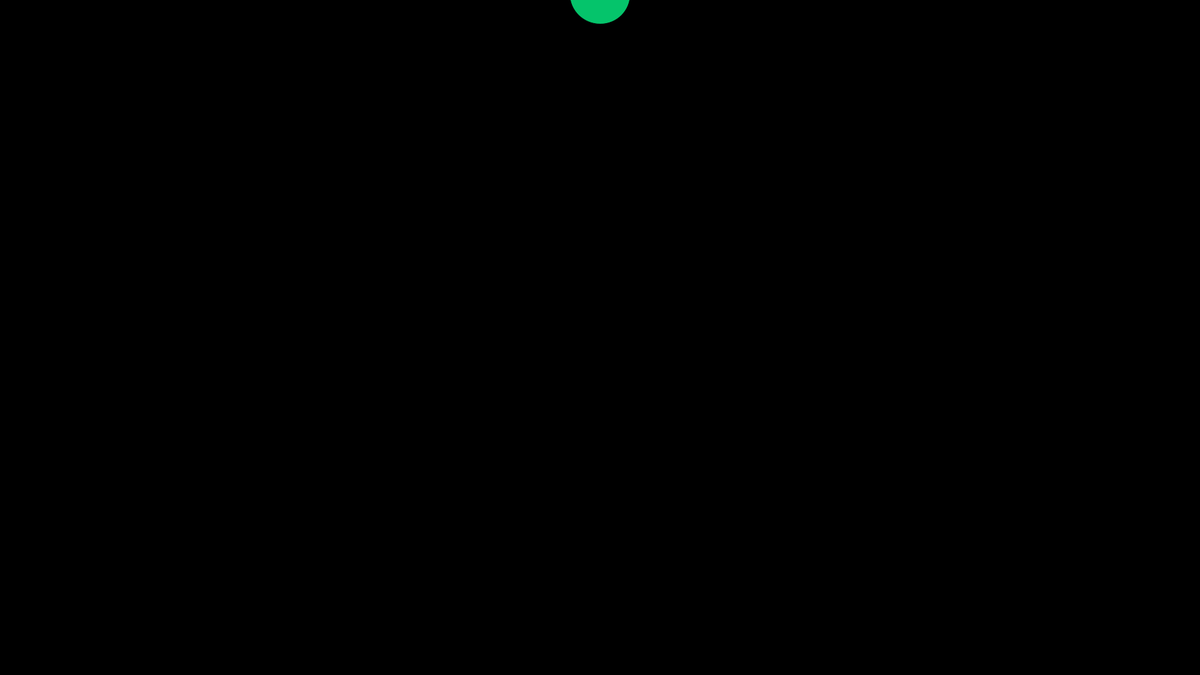
Frame 1 (no input)
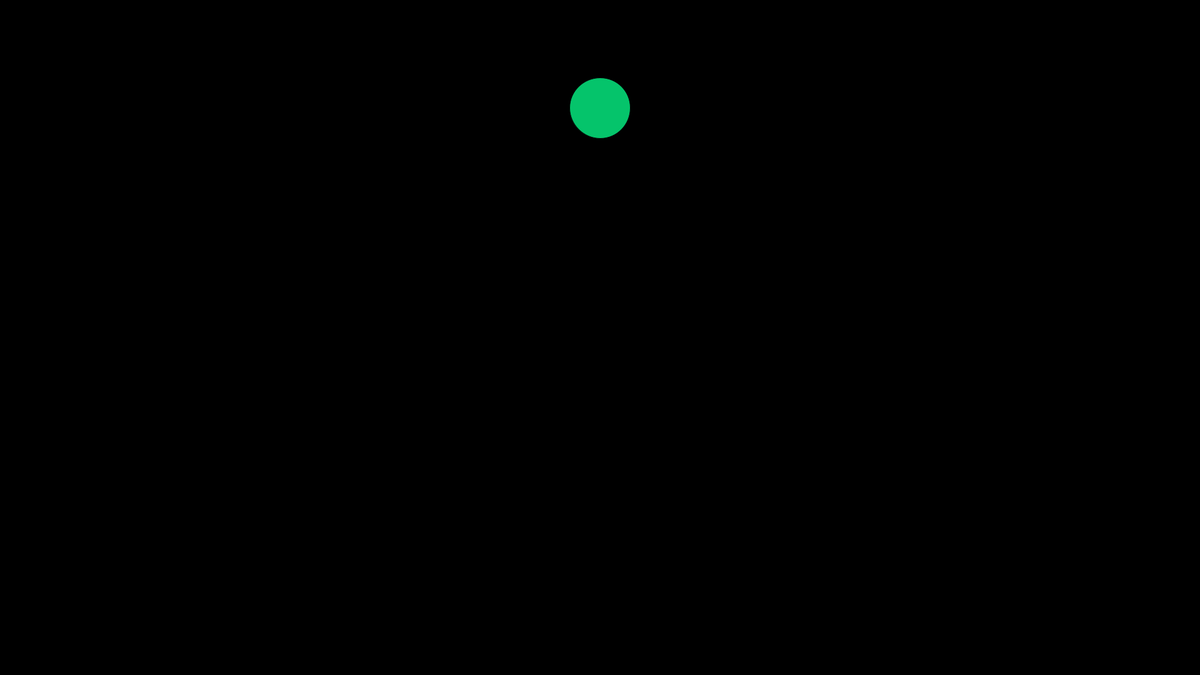
Frame 60 (the mouse pressed at the canvas centre just before this capture)
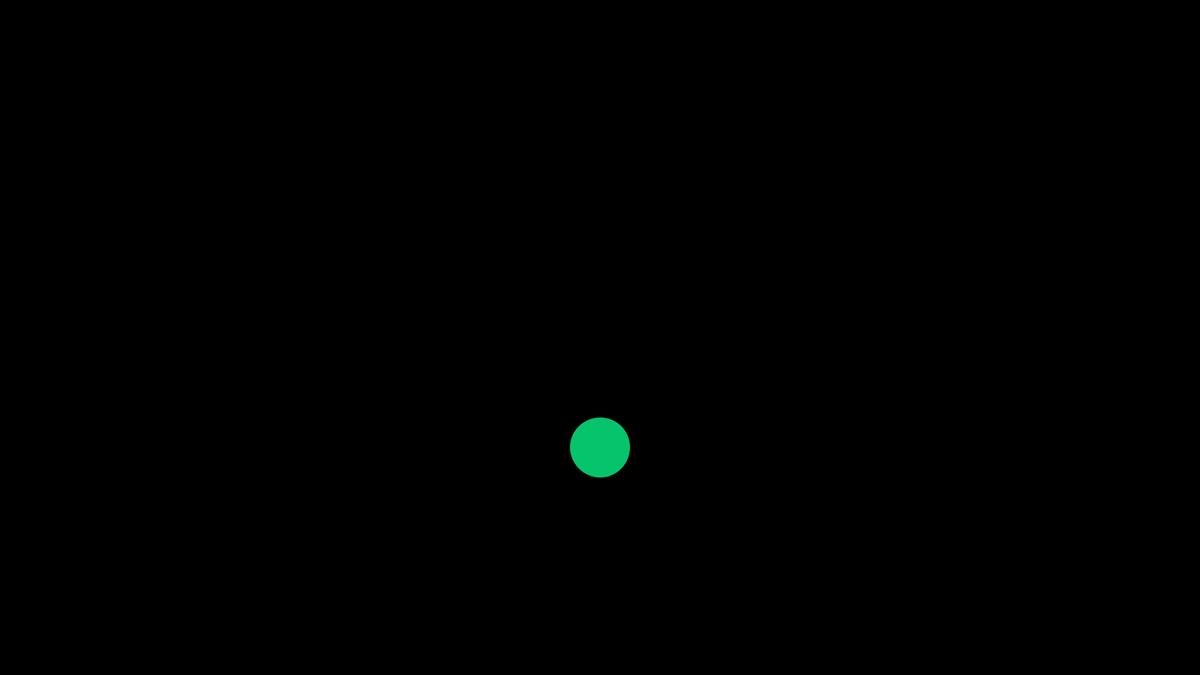
Frame 120 (the mouse held since frame 60 and released just before this capture)

The Processing sketch that drew these frames (run headless with seeded random() and noise(); from frame 60 on, the mouse is pressed at the canvas centre):

// Processing sketch: ObjectsFalling
// ── ObjectsFalling.pde


/**
   Objects falling in different planets
*/


Ball b;

void setup()
{
  size(1920,1080);
  background(0);
  
  PVector loc=new PVector(width/2,-10);
  b=new Ball(loc,70,color(5, 196, 107));
  
}


void draw()
{
  background(0);
  
  PVector gravity=new PVector(0,0.1);
  gravity.mult(b.mass);
  b.applyForce(gravity);
  
  b.update();
  
  b.display();
 
}

// ── Ball.pde
class Ball {

  PVector pos, velocity, acceleration;

  float mass, radius, diameter;

  color c;

  Ball(PVector loc, float mass, color c)
  {
    pos=loc.copy();
    velocity=new PVector(0, 0);
    acceleration=new PVector(0, 0);
    this.mass=mass;
    this.diameter=map(mass, 10, 150, 20, 200);
    this.radius=diameter/2;
    this.c=c;
  }
  
  void update()
  {
    velocity.add(acceleration);
    pos.add(velocity);
    
    int rx=(int)(pos.x+radius);
    int lx=(int)(pos.x-radius);
    
    int ty=(int)(pos.y-radius);
    int by=(int)(pos.y+radius);
    if(by>=height)
    {
      pos.y=height-radius;
      velocity.y*=-1;
      
      //apply friction
      applyFriction();
      
    }
    
    if(rx>=width)
    {
      pos.x=width-radius;
      velocity.x*=-1;
    }
    
    if(lx<=0)
    {
      pos.x=radius;
      velocity.x*=-1;
    }
    
    acceleration.mult(0);
  }
  
  void applyForce(PVector f)
  {
    PVector force=PVector.div(f,mass);
    acceleration.add(force);
  }
  
  
  void applyFriction()
  {
    
  }

  void display()
  {
    fill(c);
    ellipse(pos.x,pos.y,diameter,diameter);
    
  }
}
